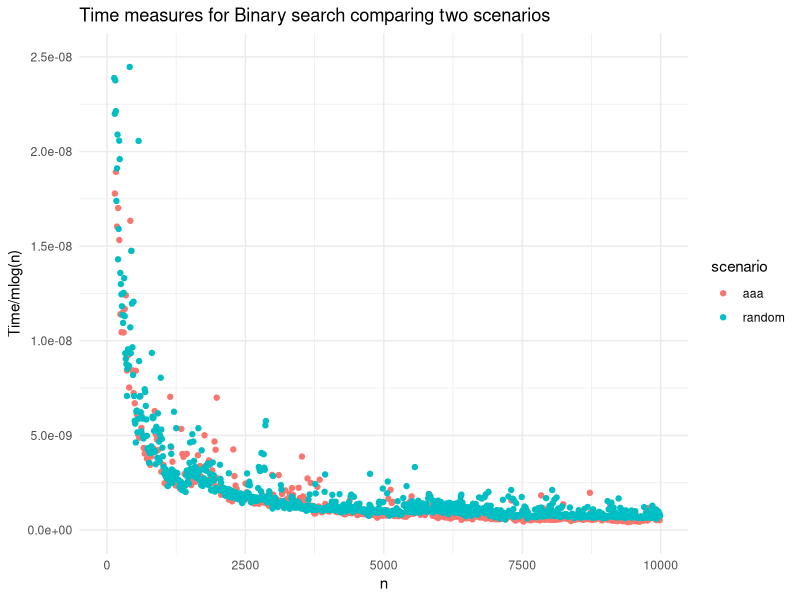
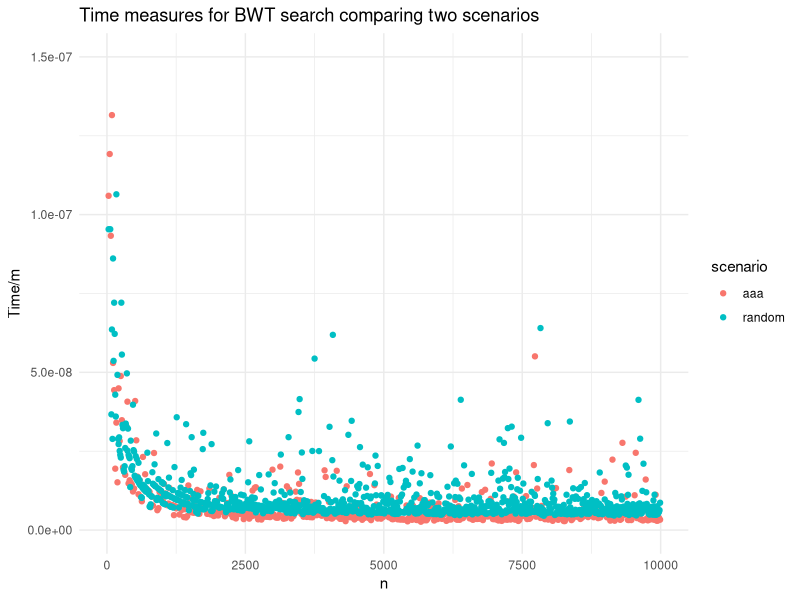

These charts were generated, in order, by the following R code:
## ---- chunk 1
knitr::opts_chunk$set(echo = TRUE)
library(ggpubr)
library(tidyverse)
## ---- chunk 2
bin_search = read.csv("time_binary_search.csv", header = T)
bwt_search = read.csv("time_bwt_search.csv", header = T)

ggplot(data = bin_search) + 
        geom_point(mapping = aes(y = time/(m*log(n)), x = n, color = scenario)) + 
        labs(x = "n", y = "Time/mlog(n)") +
        ylim(0,2.5e-08) + 
        xlim(0,10000) + 
        ggtitle("Time measures for Binary search comparing two scenarios") +
        theme_minimal()
 
ggplot(data = bwt_search) + 
        geom_point(mapping = aes(y = time/m, x = n, color = scenario)) +
        labs(x = "n", y = "Time/m") +
        ylim(0,1.5e-07) + 
        xlim(0,10000) + 
        ggtitle("Time measures for BWT search comparing two scenarios") +
        theme_minimal()
## ---- chunk 3

radix = read.csv("time_radix.csv", header = T)
sorted = read.csv("time_sorted.csv", header = T)

